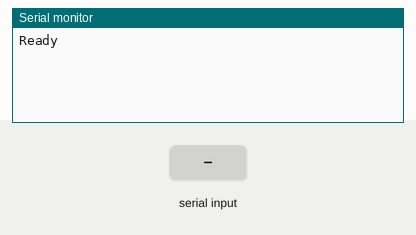
A sketch run on a simulated Arduino Nano 33 IoT. Shown: the last lines printed to the serial monitor. The inputs (shaded band) are chosen by the test bench. Nothing arrives over Bluetooth unless stated.

Above: at 1.2 s.
1.3 s: "1" received over Serial
At 2.4 s:
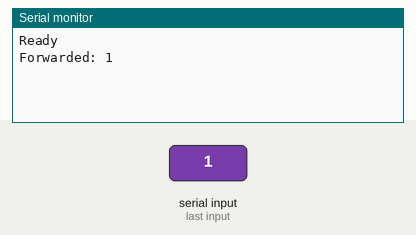
2.8 s: "s" received over Serial
At 3.6 s:
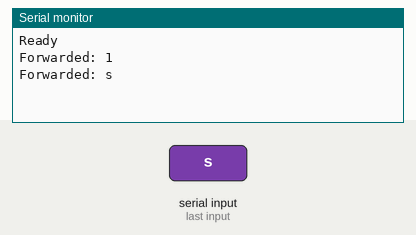

Measured:
- after the input at 1.3 s, the serial monitor: prints a new line at once (image 1)
- after the input at 2.8 s, the serial monitor: prints a new line at once (image 2)

The sketch:

arduino_ble_connection.ino
```cpp
#include <ArduinoBLE.h>

BLEService carService("19B10000-E8F2-537E-4F6C-D104768A1214");

BLEByteCharacteristic commandCharacteristic(
  "19B10001-E8F2-537E-4F6C-D104768A1214",
  BLERead | BLENotify
);

void setup() {
  Serial.begin(115200);

  if (!BLE.begin()) {
    Serial.println("BLE failed!");
    while (1);
  }

  BLE.setLocalName("NanoCarController");
  BLE.setAdvertisedService(carService);
  carService.addCharacteristic(commandCharacteristic);
  BLE.addService(carService);
  commandCharacteristic.writeValue((byte)'s');
  BLE.advertise();

  Serial.println("Ready");
}

void loop() {
  BLE.poll();

  if (Serial.available()) {
    char command = Serial.read();

    if (command == '1' || command == '2' ||
        command == '3' || command == '4' ||
        command == 's') {

      commandCharacteristic.writeValue((byte)command);
      Serial.print("Forwarded: ");
      Serial.println(command);
    }
  }
}
```
